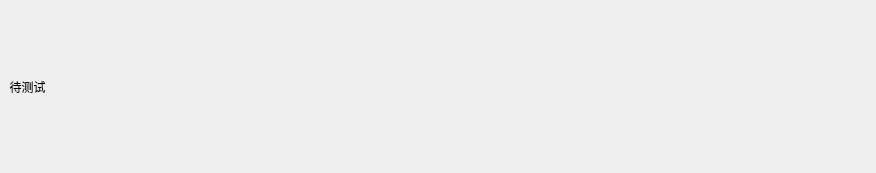
<?xml version="1.0" encoding="UTF-8"?>
<ui version="4.0">
 <class>TStatus</class>
 <widget class="QWidget" name="TStatus">
  <property name="geometry">
   <rect>
    <x>0</x>
    <y>0</y>
    <width>876</width>
    <height>173</height>
   </rect>
  </property>
  <property name="windowTitle">
   <string>Form</string>
  </property>
  <layout class="QHBoxLayout" name="horizontalLayout">
   <property name="spacing">
    <number>0</number>
   </property>
   <property name="leftMargin">
    <number>0</number>
   </property>
   <property name="topMargin">
    <number>0</number>
   </property>
   <property name="rightMargin">
    <number>0</number>
   </property>
   <property name="bottomMargin">
    <number>0</number>
   </property>
   <item>
    <widget class="QLabel" name="LBStatus">
     <property name="minimumSize">
      <size>
       <width>55</width>
       <height>25</height>
      </size>
     </property>
     <property name="maximumSize">
      <size>
       <width>55</width>
       <height>25</height>
      </size>
     </property>
     <property name="text">
      <string>待测试</string>
     </property>
     <property name="alignment">
      <set>Qt::AlignCenter</set>
     </property>
     <property name="XUIRound" stdset="0">
      <string>MediumRound</string>
     </property>
     <property name="XUIColor" stdset="0">
      <string>White</string>
     </property>
     <property name="XUIStatus" stdset="0">
      <UInt>0</UInt>
     </property>
    </widget>
   </item>
   <item>
    <spacer name="horizontalSpacer_2">
     <property name="orientation">
      <enum>Qt::Horizontal</enum>
     </property>
     <property name="sizeHint" stdset="0">
      <size>
       <width>392</width>
       <height>20</height>
      </size>
     </property>
    </spacer>
   </item>
  </layout>
 </widget>
 <resources/>
 <connections/>
</ui>
